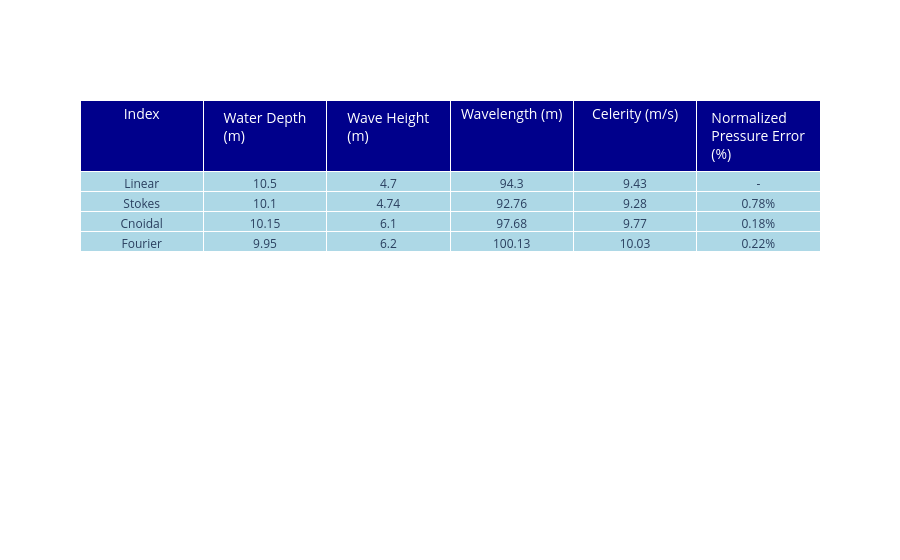

Here is the notebook cell this chart was saved with:
### Code cell
# Add the index as a separate column (for display only)
fig = go.Figure(data=[go.Table(
    header=dict(
        values=['Index'] + list(final_table.columns),  # prepend 'Index'
        fill_color='darkblue',
        font_color='white',
        font_size=14,
        align='center'
    ),
    cells=dict(
        values=[final_table.index] + [final_table[col] for col in final_table.columns],  # prepend index values
        fill_color='lightblue',
        font_size=12,
        align='center'
    )
)])

fig.show()

# Save as PDF
#fig.write_image("Final_Table_Plotly.pdf")

### Figure 1 — Plotly figure (JSON) as saved in the notebook; plotly's stock layout.template omitted (floating-point values rounded to 4 significant figures)
{"data": [{"cells": {"align": "center", "fill": {"color": "lightblue"}, "font": {"size": 12}, "values": [["Linear", "Stokes", "Cnoidal", "Fourier"], [10.5, 10.1, 10.15, 9.95], [4.7, 4.74, 6.1, 6.2], [94.3, 92.76, 97.68, 100.1], [9.43, 9.28, 9.77, 10.03], ["-", "0.78%", "0.18%", "0.22%"]]}, "header": {"align": "center", "fill": {"color": "darkblue"}, "font": {"color": "white", "size": 14}, "values": ["Index", "Water Depth (m)", "Wave Height (m)", "Wavelength (m)", "Celerity (m/s)", "Normalized Pressure Error (%)"]}, "type": "table"}], "layout": {}}
